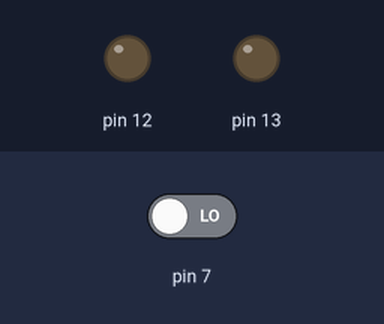
A sketch run on a simulated Arduino Uno, built with avr-gcc and run on an emulated ATmega328P. Shown: output pins drawn as LEDs (lit = HIGH). The inputs (shaded band) are chosen by the test bench; at power-on: pin 7 LOW. What the sketch prints to the serial monitor is not drawn.

Above: at 1.2 s.
1.3 s: pin 7 driven HIGH
At 1.7 s:
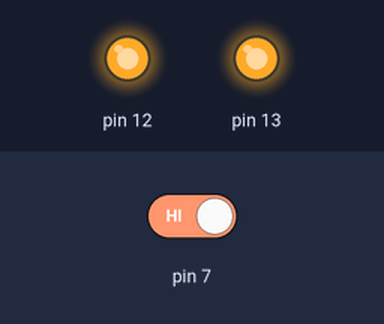
2.8 s: pin 7 driven LOW
At 4.1 s:
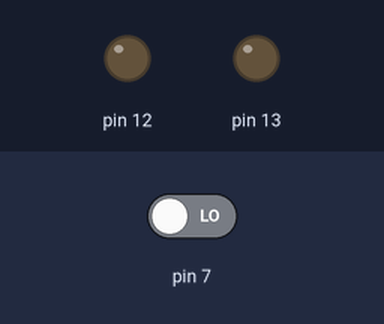
Timing chart, 0 to 5.8 s (numbered marks = the images above; inputs shaded):
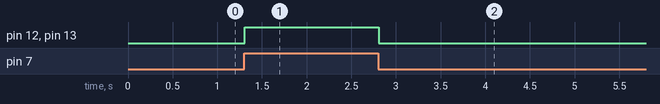

The sketch:

LDR_Project.ino
```cpp
//Vansh Jasodani: vanshjasodani.github.io
//For doubts refer to: https://youtu.be/iYcXjmJk7dQ?si=-mXZvGA3QUX1UMqC

int ldr = 7;
int x;
int led = 13;
int buzzer = 12;

void setup()
{
  Serial.begin(9600);
  pinMode(7, INPUT);
  pinMode(13, OUTPUT);
  pinMode(12, OUTPUT);
}

void loop()
{
  x = digitalRead(7);
  Serial.println(x);

  if(x == HIGH)
  {
    digitalWrite(13, HIGH);
    digitalWrite(12, HIGH);
  }
  if(x == LOW)
  {
    digitalWrite(13, LOW);
    digitalWrite(12, LOW);
  }

}
```

Measured:
- after the input at 1.3 s, pin 12, pin 13: LOW → HIGH at once
- after the input at 2.8 s, pin 12, pin 13: HIGH → LOW at once
